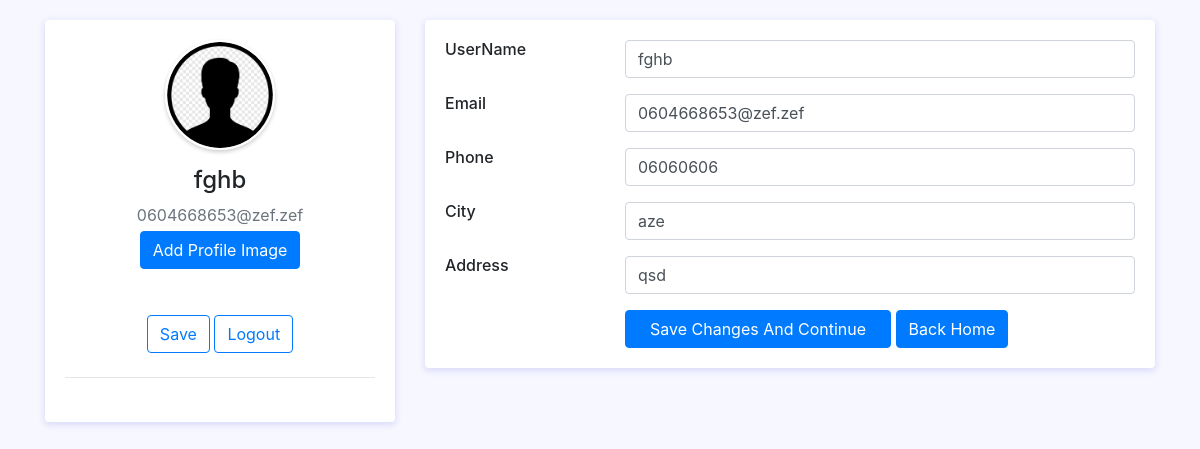
The page /profile_home/ (signed in) on the database its author committed.
### myapp/models.py (models this page shows, shortened)
class Customer(models.Model):
    user = models.OneToOneField(User, on_delete=models.CASCADE, null=True, blank=True)
    name = models.CharField(max_length=200, null=True)
    email = models.EmailField(max_length=200, null=True)
    profile_image = models.ImageField(
        upload_to="customer_images/", null=True, blank=True
    )
    phone = models.CharField(max_length=20, null=True)
    address = models.CharField(max_length=200, null=True)
    city = models.CharField(max_length=100, null=True)

### myapp/views.py (the view)
# urls.py: path("profile_home/", views.profile_home_view, name="Profile_index"),
def profile_home_view(request):
    user = request.user
    customer, created = Customer.objects.get_or_create(user=user)
    if request.method == "POST":
        name = request.POST.get("name")
        email = request.POST.get("email")
        phone = request.POST.get("phone")
        city = request.POST.get("city")
        address = request.POST.get("address")
        customer.name = name
        customer.email = email
        customer.phone = phone
        customer.city = city
        customer.address = address
        customer.save()
        form = ProfileImageForm(request.POST, request.FILES, instance=customer)
        if form.is_valid():
            form.save()
            return redirect("Profile_index")
    else:
        form = ProfileImageForm(instance=customer)
    context = {"customer": customer, "form": form}
    return render(request, "pages/Profile_index.html", context)

### myapp/models.py
class ProfileImageForm(forms.ModelForm):
    profile_image = forms.ImageField(
        required=False, widget=forms.FileInput(attrs={"class": "form-control-file"})
    )
    class Meta:
        model = Customer
        fields = ("profile_image",)

### templates/pages/Profile_index.html (shortened to what this page needs)
{% load static %}
<!DOCTYPE html>
<html lang="en">
  <head>
    <link
      href="https://cdn.jsdelivr.net/npm/bootstrap@4.5.0/dist/css/bootstrap.min.css"
      rel="stylesheet"
    />
  </head>
  <body>
    <div class="container">
      <div class="main-body">
        <div class="row">
          <div class="col-lg-4">
            <div class="card">
              <div class="card-body">
                <div class="d-flex flex-column align-items-center text-center">
                  {% if customer.profile_image %}
                  <img
                    src="{{ customer.profile_image.url }}"
                    alt="Profile Image"
                    width="110"
                    class="profile-image"
                  />
                  {% else %}
                  <img
                    src="{% static 'image/user.png' %}"
                    alt="Default Image"
                    width="110"
                    class="profile-image"
                  />
                  {% endif %}
                  <div class="mt-3">
                    <h4>{{customer.name}}</h4>
                    <p class="text-secondary mb-1">{{customer.email}}</p>
                    <form method="POST" enctype="multipart/form-data">
                      <label for="id_profile_image" class="btn btn-primary">
                        Add Profile Image
                      </label>
                      <button class="btn btn-outline-primary" type="submit">
                        Save
                      </button>
                      <a
                        class="btn btn-outline-primary"
                        href="{% url 'logout' %}"
                        >Logout</a
                      >
                    </form>
                  </div>
                </div>
                <hr class="my-4" />
              </div>
            </div>
          </div>
          <div class="col-lg-8">
            <div class="card">
              <div class="card-body">
                <form
                  method="post"
                  action="{% url 'Profile' %}"
                  enctype="multipart/form-data"
                >
                  <div class="row mb-3">
                    <div class="col-sm-3">
                      <h6 class="mb-0">UserName</h6>
                    </div>
                    <div class="col-sm-9 text-secondary">
                      <input
                        type="text"
                        class="form-control"
                        value="{{ customer.name }}"
                        name="name"
                        placeholder="Enter your full name"
                        required
                      />
                    </div>
                  </div>
                  <div class="row mb-3">
                    <div class="col-sm-3">
                      <h6 class="mb-0">Email</h6>
                    </div>
                    <div class="col-sm-9 text-secondary">
                      <input
                        type="email"
                        class="form-control"
                        name="email"
                        value="{{ customer.email }}"
                        placeholder="Enter your email"
                        required
                      />
                    </div>
                  </div>
                  <div class="row mb-3">
                    <div class="col-sm-3">
                      <h6 class="mb-0">Phone</h6>
                    </div>
                    <div class="col-sm-9 text-secondary">
                      <input
                        type="tel"
                        class="form-control"
                        name="phone"
                        value="{{ customer.phone }}"
                        placeholder="Enter your phone number"
                        required
                      />
                    </div>
                  </div>
                  <div class="row mb-3">
                    <div class="col-sm-3">
                      <h6 class="mb-0">City</h6>
                    </div>
                    <div class="col-sm-9 text-secondary">
                      <input
                        type="text"
                        class="form-control"
                        value="{{ customer.city }}"
                        name="city"
                        placeholder="Enter your city"
                        required
                      />
                    </div>
                  </div>
                  <div class="row mb-3">
                    <div class="col-sm-3">
                      <h6 class="mb-0">Address</h6>
                    </div>
                    <div class="col-sm-9 text-secondary">
                      <input
                        type="text"
                        class="form-control"
                        value="{{ customer.address }}"
                        name="address"
                        placeholder="Enter your first address"
                        required
                      />
                    </div>
                  </div>
                  <div class="row">
                    <div class="col-sm-3"></div>
                    <div class="col-sm-9 text-secondary">
                      <input
                        type="submit"
                        class="btn btn-primary px-4"
                        value="Save Changes And Continue"
                      />
                      <a href="{% url 'index' %}" class="btn btn-primary"
                        >Back Home</a
                      >
                    </div>
                  </div>
                </form>
              </div>
            </div>
          </div>
        </div>
      </div>
    </div>
  </body>
</html>

### templates/pages/Profile_index.html (style rules this page uses)
body { background: #f7f7ff; margin-top: 20px; }
.card { position: relative; display: flex; flex-direction: column; min-width: 0; word-wrap: break-word; background-color: #fff; background-clip: border-box; border: 0 solid transparent; border-radius: 0.25rem; margin-bottom: 1.5rem; box-shadow: 0 2px 6px 0 rgb(218 218 253 / 65%), 0 2px 6px 0 rgb(206 206 238 / 54%); }
.profile-image { width: 110px; height: 110px; border-radius: 50%; object-fit: cover; object-position: center; border: 2px solid #fff; box-shadow: 0 2px 4px rgba(0, 0, 0, 0.2); }

### rows shown on the page
Customer: name "fghb", email "0604668653@zef.zef", phone "06060606", city "aze", address "qsd"
